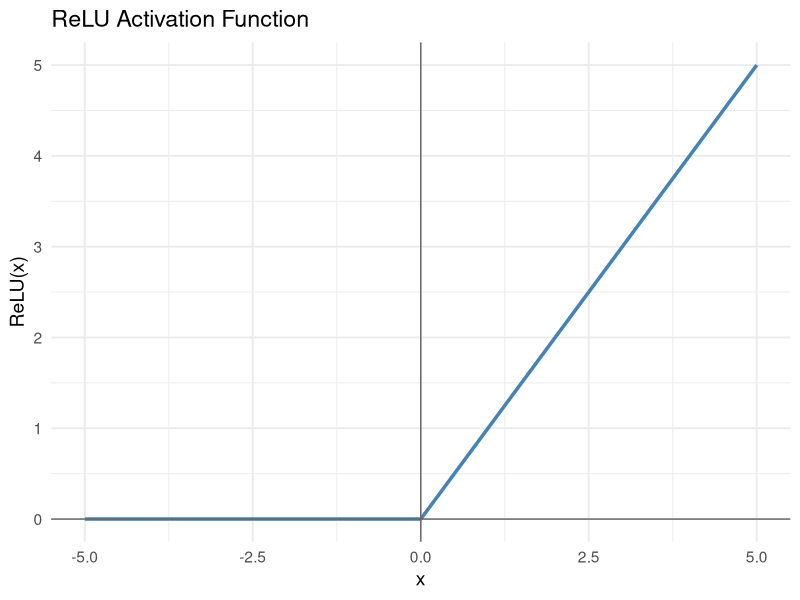
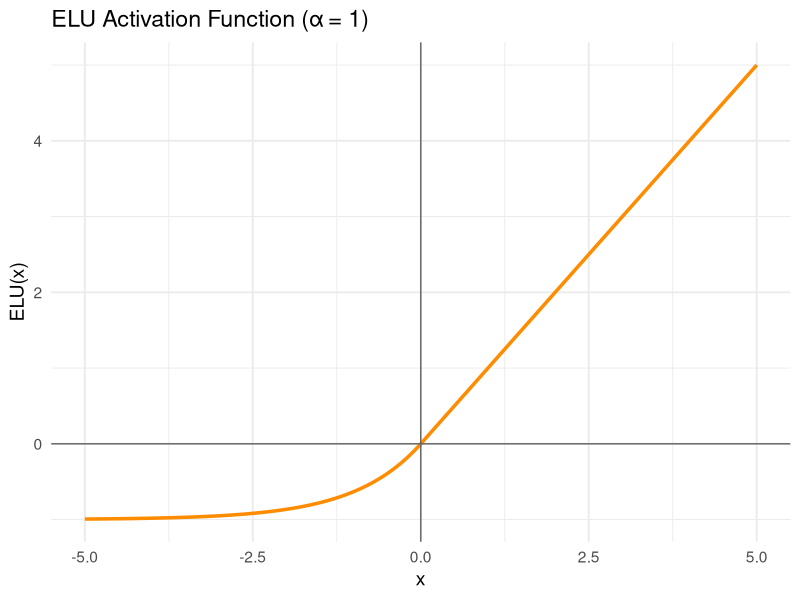
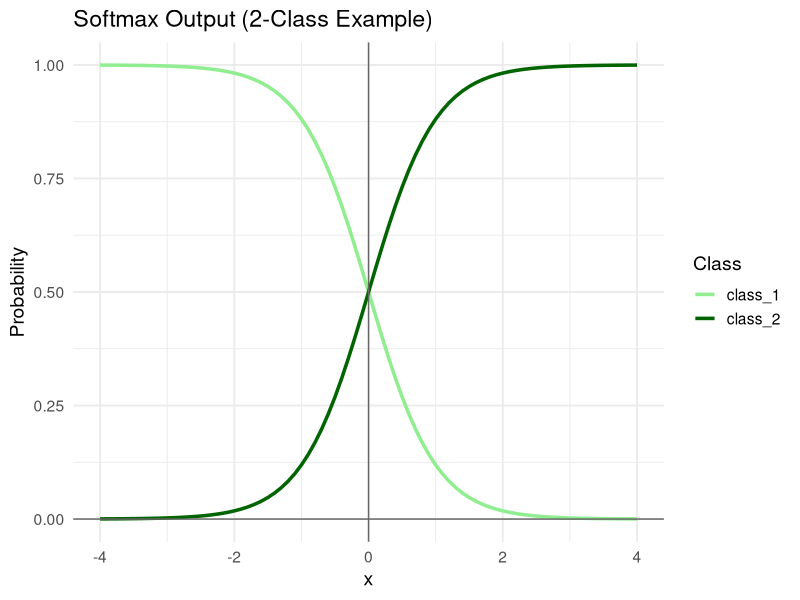

Write R code to recreate these figures, in order.
## ---- chunk 1
library(ggplot2)
# ReLU function
relu <- function(x) pmax(0, x)
x <- seq(-5, 5, 0.1)
y_relu <- relu(x)
df_relu <- data.frame(x = x, y = y_relu)

ggplot(df_relu, aes(x = x, y = y)) +
  geom_line(color = "steelblue", size = 1.2) +
  geom_hline(yintercept = 0, color = "gray40") +
  geom_vline(xintercept = 0, color = "gray40") +
  labs(title = "ReLU Activation Function", x = "x", y = "ReLU(x)") +
  theme_minimal(base_size = 14)
## ---- chunk 2
# ELU function
elu <- function(x, alpha = 1.0) {
  ifelse(x > 0, x, alpha * (exp(x) - 1))
}
y_elu <- elu(x)
df_elu <- data.frame(x = x, y = y_elu)

ggplot(df_elu, aes(x = x, y = y)) +
  geom_line(color = "darkorange", size = 1.2) +
  geom_hline(yintercept = 0, color = "gray40") +
  geom_vline(xintercept = 0, color = "gray40") +
  labs(title = "ELU Activation Function (α = 1)", x = "x", y = "ELU(x)") +
  theme_minimal(base_size = 14)

## ---- chunk 3
library(tidyr)

# Binary softmax demo: softmax([-x, x])
softmax <- function(x) {
  exp_x <- exp(x - max(x))
  exp_x / sum(exp_x)
}

x_vals <- seq(-4, 4, by = 0.1)

# Compute probabilities for both classes
prob_class1 <- sapply(x_vals, function(x) softmax(c(-x, x))[1])
prob_class2 <- 1 - prob_class1  # since binary

# Organize into a tidy dataframe
df <- data.frame(
  x = x_vals,
  class_1 = prob_class1,
  class_2 = prob_class2
) |> 
  pivot_longer(cols = c("class_1", "class_2"), names_to = "Class", values_to = "Probability")

# Plot
ggplot(df, aes(x = x, y = Probability, color = Class)) +
  geom_line(size = 1.2) +
  geom_hline(yintercept = 0, color = "gray40") +
  geom_vline(xintercept = 0, color = "gray40") +
  labs(
    title = "Softmax Output (2-Class Example)",
    x = "x",
    y = "Probability"
  ) +
  scale_color_manual(values = c("lightgreen", "darkgreen")) +
  theme_minimal(base_size = 14)
